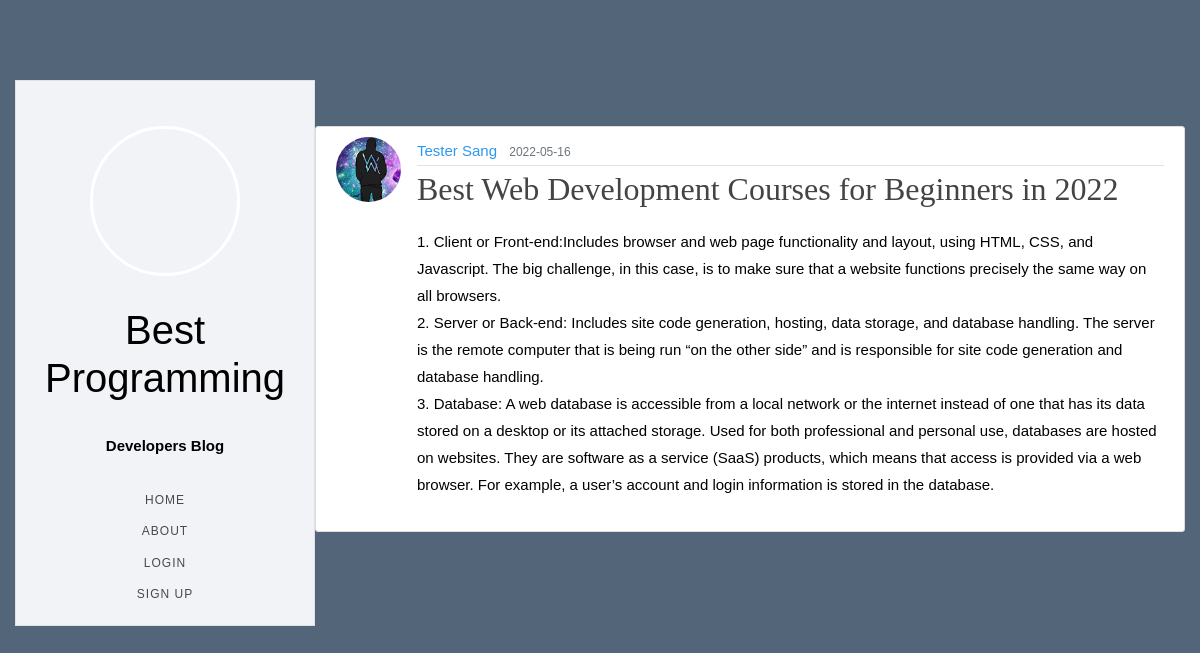
/post/1, run on an earlier commit of the app's database.
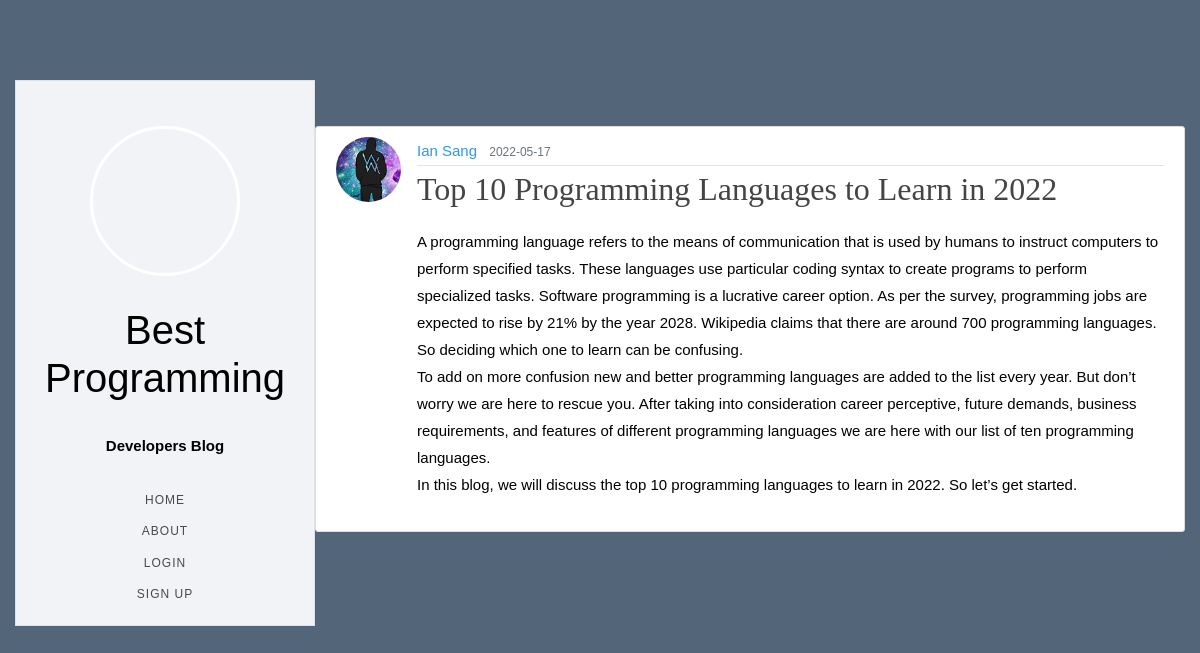
And on a later commit of the database.
### app/models.py (models this page shows, shortened)
class User(db.Model, UserMixin):
    id = db.Column(db.Integer, primary_key=True)
    username = db.Column(db.String(20), unique=True, nullable=False)
    email = db.Column(db.String(120), unique=True, nullable=False)
    image_file = db.Column(db.String(20), nullable=False, default='default.png')
    password = db.Column(db.String(60), nullable=False)
    posts = db.relationship('Post', backref='author', lazy=True)

class Post(db.Model):
    id = db.Column(db.Integer, primary_key=True)
    title = db.Column(db.String(100), nullable=False)
    date_posted = db.Column(db.DateTime, nullable=False, default=datetime.utcnow)
    content = db.Column(db.Text, nullable=False)
    user_id = db.Column(db.Integer, db.ForeignKey('user.id'), nullable=False)

### app/views.py (the view)
@app.route("/post/<int:post_id>")
def post(post_id):
    post = Post.query.get_or_404(post_id)
    return render_template('post.html', title=post.title, post=post)

### app/templates/post.html (shortened to what this page needs)
{% extends "base.html" %}
{% block content %}
  <article class="media content-section">
    <img class="rounded-circle article-img" src="{{ url_for('static', filename='profile_pics/' + post.author.image_file) }}">
    <div class="media-body">
      <div class="article-metadata">
        <a class="mr-2" href="{{ url_for('user_posts', username=post.author.username) }}">{{ post.author.username }}</a>
        <small class="text-muted">{{ post.date_posted.strftime('%Y-%m-%d') }}</small>
      </div>
      <h2 class="article-title">{{ post.title }}</h2>
      <p class="article-content">{{ post.content }}</p>
    </div>
  </article>
{% endblock content %}

What changed in the data, as far as the page shows it:
changed User: author.username "Tester Sang" → "Ian Sang"
changed Post: date_posted "2022-05-16" → "2022-05-17"; title "Best Web Development Courses for Beginners in 2022" → "Top 10 Programming Languages to Learn in 2022"; content "1. Client or Front-end:Includes browser and web page functionality and layout, using HTML, CSS, and Javascript. The big challenge, in this case, is to make sure that a website functions precisely the same way on all browsers. 2. Server or Back-end: Includes site code generation, hosting, data storage, and database handling. The server is the remote computer that is being run “on the other side” and is responsible for site code generation and database handling. 3. Database: A web database is accessible from a local network or the internet instead of one that has its data stored on a desktop or its attached storage. Used for both professional and personal use, databases are hosted on…" → "A programming language refers to the means of communication that is used by humans to instruct computers to perform specified tasks. These languages use particular coding syntax to create programs to perform specialized tasks. Software programming is a lucrative career option. As per the survey, programming jobs are expected to rise by 21% by the year 2028. Wikipedia claims that there are around 700 programming languages. So deciding which one to learn can be confusing. To add on more confusion new and better programming languages are added to the list every year. But don’t worry we are here to rescue you. After taking into consideration career perceptive, future demands, business…"
